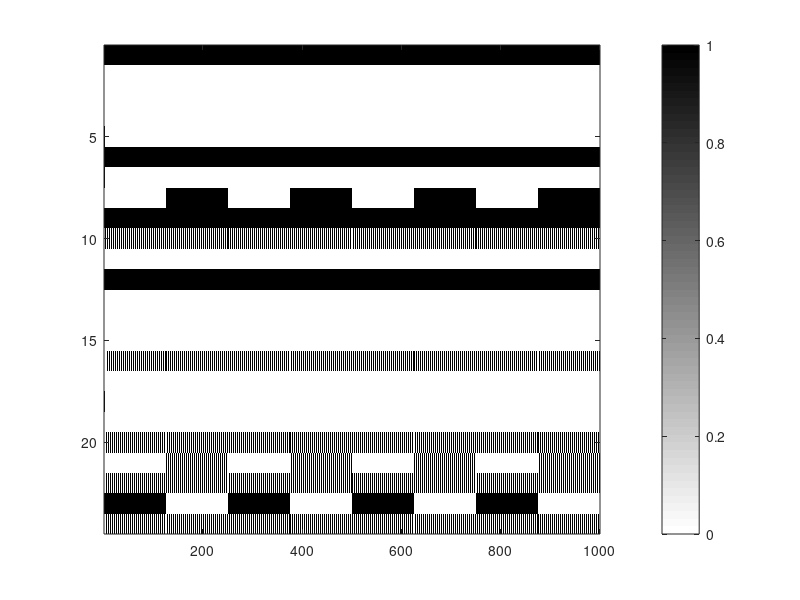

Recreate this plot in MATLAB.
%log
%24-02-21:creation
%24-02-21:I combined previous files to generate a single script
%24-02-22: I added the "statistical mechanics" approach to the truth tables
% run simulations

pkg load image
pkg load statistics

nsims=10; %number of simulations
tfim=1000;

for simulacoes=1:nsims
simulacoes
     %final timestep

 %% Generate A+ and A-

% I am assuming a random network in which the indegree is fixed. later we
% can change that for random networks

    %generate a regular network in which the in-degree
    dim=24; %number of species
    k=3; %in-degree
    matriz=zeros(dim) % matrix of interactions


pause
    for i=1:dim
        bandeira=0;%flag
        while bandeira==0
            indices_ones = randperm(dim, k); %randomly indicate the species that affect i
            verifica1= any(indices_ones == i);
            if verifica1==0
                matriz(i,indices_ones)=1;
                bandeira=1;
            end
        end
    end
    positiva=matriz;
    matriz=zeros(dim); % matrix of interactions

    for i=1:dim
        bandeira=0;%flag
        while bandeira==0
            indices_ones = randperm(dim, k); %randomly indicate the species that affect i
            verifica1= any(indices_ones == i);
            if verifica1==0
                bandeira=1;
                bandeira2=0;
                for j=1:k
                    if positiva(i,j)==1
                        bandeira2=1;
                    end
                end


                if bandeira2==0
                    matriz(i,indices_ones)=1;
                    bandeira=1;
                end

            end
        end
        negativa=matriz;

    end

% generate the cut-off values
mu=0.5;
%cut-offs follow an exponential distribution
cpositiva= round(exprnd(mu,[dim 1]))+1; 
cnegativa= round(exprnd(mu,[dim 1]))+1;
Mpositiva=zeros(dim,1);
Mnegativa=zeros(dim,1);
riqueza=zeros(nsims,1); %species richness at each time step

estados1=ones(dim,1); %initial vector - all species starts "on"




Resultados=zeros(dim, tfim); %store the states of the nodes at each time step
simulacoes % tell the number of the simulations

%% simulation
for t=1:tfim
    t
Resultados(:,t)=estados1; %record the state of the system


estadoanterior=estados1; %store the current state
estadoatual=zeros(dim,1); %vector to record the state

%% update the states
for i = 1:dim
    vetori=positiva(i,:);
Mpositiva(i)=vetori*estados1;
if Mpositiva(i)>=cpositiva(i)
    Mpositiva(i)=1;
else
    Mpositiva(i)=0;
end

    vetori=negativa(i,:);
Mnegativa(i)=vetori*estados1;

if Mnegativa(i)>=cnegativa(i)
    Mnegativa(i)=0;
else
    Mnegativa(i)=1;
end
estadoatual(i)=Mnegativa(i).*Mpositiva(i);

end




estados1=estadoatual; %update all node states

end


% Define the number of last time steps to compare
num_last_columns = 100;

fimmatriz=Resultados(:,end-num_last_columns+1:end);
estadoH=entropy(fimmatriz); %compute the entropy of the time steps for the entire community
entropiaV=zeros(dim,1); %compute the entropy for each species
for i=1:dim
    entropiaV(i)=entropy(fimmatriz(i,:));
end
estado=mean(entropiaV); %mean entropy of each species

% Create a black and white plot
imagesc(Resultados);

% Set the colormap to black and white
colormap(flipud(gray));

% Display the colorbar (optional)
colorbar;


% Add title and labels (optional)


% title('Dynamics of the ecological network');
% xlabel('Time');
% ylabel('Species activity');
% filename = sprintf('black_and_white_plot_dim%d_k%d_estado%d.jpg', dim, k,estado);
% 
% saveas(gcf, filename);

riquezafinal=sum(Resultados(:,end)); %number of species
resultadossimulados(simulacoes,1)=estadoH; % store the entropy
resultadossimulados(simulacoes,2)=riquezafinal; %store species richness
end
dlmwrite('redealeatoria.txt',resultadossimulados) %print results
